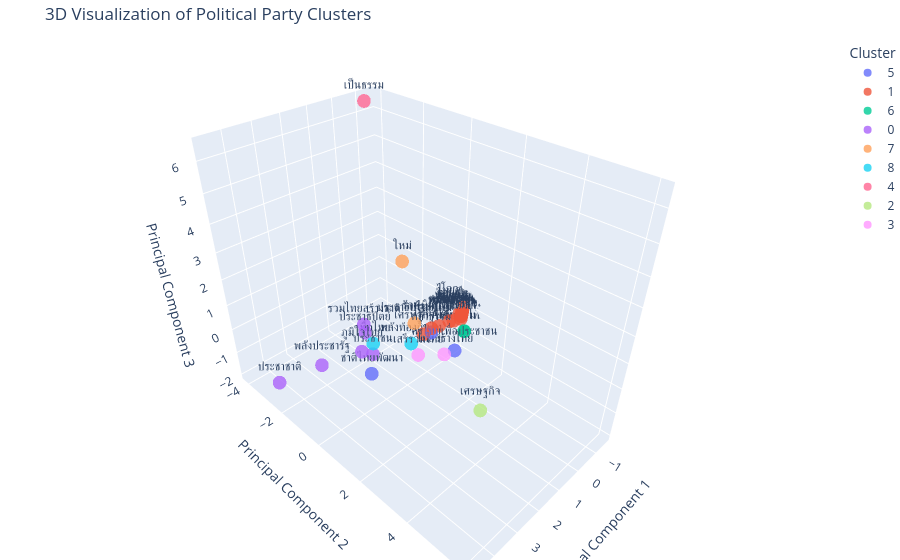

Notebook cell for this chart:
### Code cell
import pandas as pd
import numpy as np
from sklearn.decomposition import PCA
import plotly.express as px

# 1. ทำ Dimensionality Reduction เป็น 3 มิติ
# สมมติว่า scaled_data คือข้อมูลที่ผ่าน StandardScaler มาแล้ว
pca = PCA(n_components=3)
pca_results = pca.fit_transform(scaled_data)

# 2. สร้าง DataFrame สำหรับการทำ Visualization
viz_df = pd.DataFrame(
    data=pca_results, 
    columns=['PC1', 'PC2', 'PC3'],
    index=features_df.index # ใช้ชื่อพรรคเป็น Index
)

# ใส่ผลลัพธ์ Cluster กลับเข้าไป
viz_df['Cluster'] = features_df['cluster'].astype(str) # แปลงเป็น string เพื่อให้สีแยกกันชัดเจน
viz_df['Party'] = features_df.index

# 3. วาดกราฟ 3D ด้วย Plotly
fig = px.scatter_3d(
    viz_df, 
    x='PC1', 
    y='PC2', 
    z='PC3',
    color='Cluster',
    text='Party', # แสดงชื่อพรรคเมื่อเอาเมาส์ไปชี้
    title='3D Visualization of Political Party Clusters',
    labels={'PC1': 'Principal Component 1', 
            'PC2': 'Principal Component 2', 
            'PC3': 'Principal Component 3'},
    opacity=0.8
)

# ปรับแต่งขนาดและ Layout
fig.update_layout(margin=dict(l=0, r=0, b=0, t=40))
fig.show()

# 4. แถม: เช็คว่า 3 แกนนี้อธิบายข้อมูลได้กี่เปอร์เซ็นต์
explained_variance = pca.explained_variance_ratio_.sum() * 100
print(f"3 แกนใหม่นี้สามารถอธิบายความต่างของข้อมูลได้ทั้งหมด: {explained_variance:.2f}%")

### Figure 1 — Plotly figure (JSON) as saved in the notebook; plotly's stock layout.template omitted (floating-point values rounded to 4 significant figures)
{"data": [{"hovertemplate": "Cluster=5<br>Principal Component 1=%{x}<br>Principal Component 2=%{y}<br>Principal Component 3=%{z}<br>Party=%{text}<extra></extra>", "legendgroup": "5", "marker": {"color": "#636efa", "opacity": 0.8, "symbol": "circle"}, "mode": "markers+text", "name": "5", "scene": "scene", "showlegend": true, "text": ["กล้าธรรม", "ครูไทยเพื่อประชาชน", "ชาติไทยพัฒนา"], "type": "scatter3d", "x": [0.6687, 0.2976, 2.375], "y": [0.7873, 1.498, -0.2753], "z": [0.4097, -0.1485, -0.9685]}, {"hovertemplate": "Cluster=1<br>Principal Component 1=%{x}<br>Principal Component 2=%{y}<br>Principal Component 3=%{z}<br>Party=%{text}<extra></extra>", "legendgroup": "1", "marker": {"color": "#EF553B", "opacity": 0.8, "symbol": "circle"}, "mode": "markers+text", "name": "1", "scene": "scene", "showlegend": true, "text": ["ชาติพัฒนา", "ประชาธรรมไทย", "ประชานิยม", "ประชาภิวัฒน์", "พลังชาติไทย", "พลังปวงชนไทย", "พลังสังคมใหม่", "พลังไทยรักไทย", "พลเมืองไทย", "รวมพลัง", "รวมแผ่นดิน", "รักษ์ผืนป่าประเทศไทย", "เพื่อชาติ", "เศรษฐกิจใหม่", "เศรษฐกิจไทย", "โอกาสไทย", "ไทยก้าวหน้า", "ไทยรวมไทย", "ไทยศรีวิไลย์", "ไทรักธรรม"], "type": "scatter3d", "x": [-0.9543, -1.19, -1.103, -1.348, -1.349, -1.2, -1.247, -1.244, -1.217, -1.256, -1.441, -0.8867, -0.4406, -0.6171, -0.1587, -1.573, -1.38, -1.244, -1.523, -1.287], "y": [0.3171, 0.4611, 0.5169, 0.3607, 0.3601, 0.4548, 0.4253, 0.4272, 0.444, 0.3188, 0.3017, 0.1869, -0.2535, -0.04983, -0.3705, 0.218, 0.3405, 0.4272, 0.2494, 0.3994], "z": [-0.2361, -0.0852, -0.1264, -0.01112, -0.0107, -0.08053, -0.0588, -0.06021, -0.07259, -0.06821, 0.03239, -0.2913, -0.5991, -0.4733, -0.7717, 0.09412, 0.003765, -0.06021, 0.071, -0.03968]}, {"hovertemplate": "Cluster=6<br>Principal Component 1=%{x}<br>Principal Component 2=%{y}<br>Principal Component 3=%{z}<br>Party=%{text}<extra></extra>", "legendgroup": "6", "marker": {"color": "#00cc96", "opacity": 0.8, "symbol": "circle"}, "mode": "markers+text", "name": "6", "scene": "scene", "showlegend": true, "text": ["ท้องที่ไทย", "พลังธรรมใหม่"], "type": "scatter3d", "x": [-1.179, -1.183], "y": [0.6382, 0.6358], "z": [-0.6473, -0.6456]}, {"hovertemplate": "Cluster=0<br>Principal Component 1=%{x}<br>Principal Component 2=%{y}<br>Principal Component 3=%{z}<br>Party=%{text}<extra></extra>", "legendgroup": "0", "marker": {"color": "#ab63fa", "opacity": 0.8, "symbol": "circle"}, "mode": "markers+text", "name": "0", "scene": "scene", "showlegend": true, "text": ["ประชาชน", "ประชาชาติ", "ประชาธิปัตย์", "พลังประชารัฐ", "ภูมิใจไทย", "รวมไทยสร้างชาติ"], "type": "scatter3d", "x": [2.062, 4.25, 1.677, 4.051, 2.596, 1.475], "y": [-0.5338, -3.042, -1.343, -0.6201, -0.4419, -1.641], "z": [-0.4641, -1.946, -0.2184, 0.2312, 0.01504, -0.1402]}, {"hovertemplate": "Cluster=7<br>Principal Component 1=%{x}<br>Principal Component 2=%{y}<br>Principal Component 3=%{z}<br>Party=%{text}<extra></extra>", "legendgroup": "7", "marker": {"color": "#FFA15A", "opacity": 0.8, "symbol": "circle"}, "mode": "markers+text", "name": "7", "scene": "scene", "showlegend": true, "text": ["ประชาธิปไตยใหม่", "ใหม่"], "type": "scatter3d", "x": [0.1579, -0.123], "y": [-0.4996, -1.369], "z": [-0.1887, 1.822]}, {"hovertemplate": "Cluster=8<br>Principal Component 1=%{x}<br>Principal Component 2=%{y}<br>Principal Component 3=%{z}<br>Party=%{text}<extra></extra>", "legendgroup": "8", "marker": {"color": "#19d3f3", "opacity": 0.8, "symbol": "circle"}, "mode": "markers+text", "name": "8", "scene": "scene", "showlegend": true, "text": ["พลังท้องถิ่นไท", "เพื่อไทย"], "type": "scatter3d", "x": [0.1413, 1.461], "y": [-0.6841, -1.21], "z": [-1.2, -0.7428]}, {"hovertemplate": "Cluster=4<br>Principal Component 1=%{x}<br>Principal Component 2=%{y}<br>Principal Component 3=%{z}<br>Party=%{text}<extra></extra>", "legendgroup": "4", "marker": {"color": "#FF6692", "opacity": 0.8, "symbol": "circle"}, "mode": "markers+text", "name": "4", "scene": "scene", "showlegend": true, "text": ["เป็นธรรม"], "type": "scatter3d", "x": [-1.082], "y": [-4.088], "z": [6.423]}, {"hovertemplate": "Cluster=2<br>Principal Component 1=%{x}<br>Principal Component 2=%{y}<br>Principal Component 3=%{z}<br>Party=%{text}<extra></extra>", "legendgroup": "2", "marker": {"color": "#B6E880", "opacity": 0.8, "symbol": "circle"}, "mode": "markers+text", "name": "2", "scene": "scene", "showlegend": true, "text": ["เศรษฐกิจ"], "type": "scatter3d", "x": [4.718], "y": [6.041], "z": [3.509]}, {"hovertemplate": "Cluster=3<br>Principal Component 1=%{x}<br>Principal Component 2=%{y}<br>Principal Component 3=%{z}<br>Party=%{text}<extra></extra>", "legendgroup": "3", "marker": {"color": "#FF97FF", "opacity": 0.8, "symbol": "circle"}, "mode": "markers+text", "name": "3", "scene": "scene", "showlegend": true, "text": ["เสรีรวมไทย", "ไทยสร้างไทย"], "type": "scatter3d", "x": [0.2601, 0.03718], "y": [-0.2074, 0.819], "z": [-1.384, -0.8728]}], "layout": {"legend": {"title": {"text": "Cluster"}, "tracegroupgap": 0}, "margin": {"b": 0, "l": 0, "r": 0, "t": 40}, "scene": {"domain": {"x": [0, 1], "y": [0, 1]}, "xaxis": {"title": {"text": "Principal Component 1"}}, "yaxis": {"title": {"text": "Principal Component 2"}}, "zaxis": {"title": {"text": "Principal Component 3"}}}, "title": {"text": "3D Visualization of Political Party Clusters"}}}
